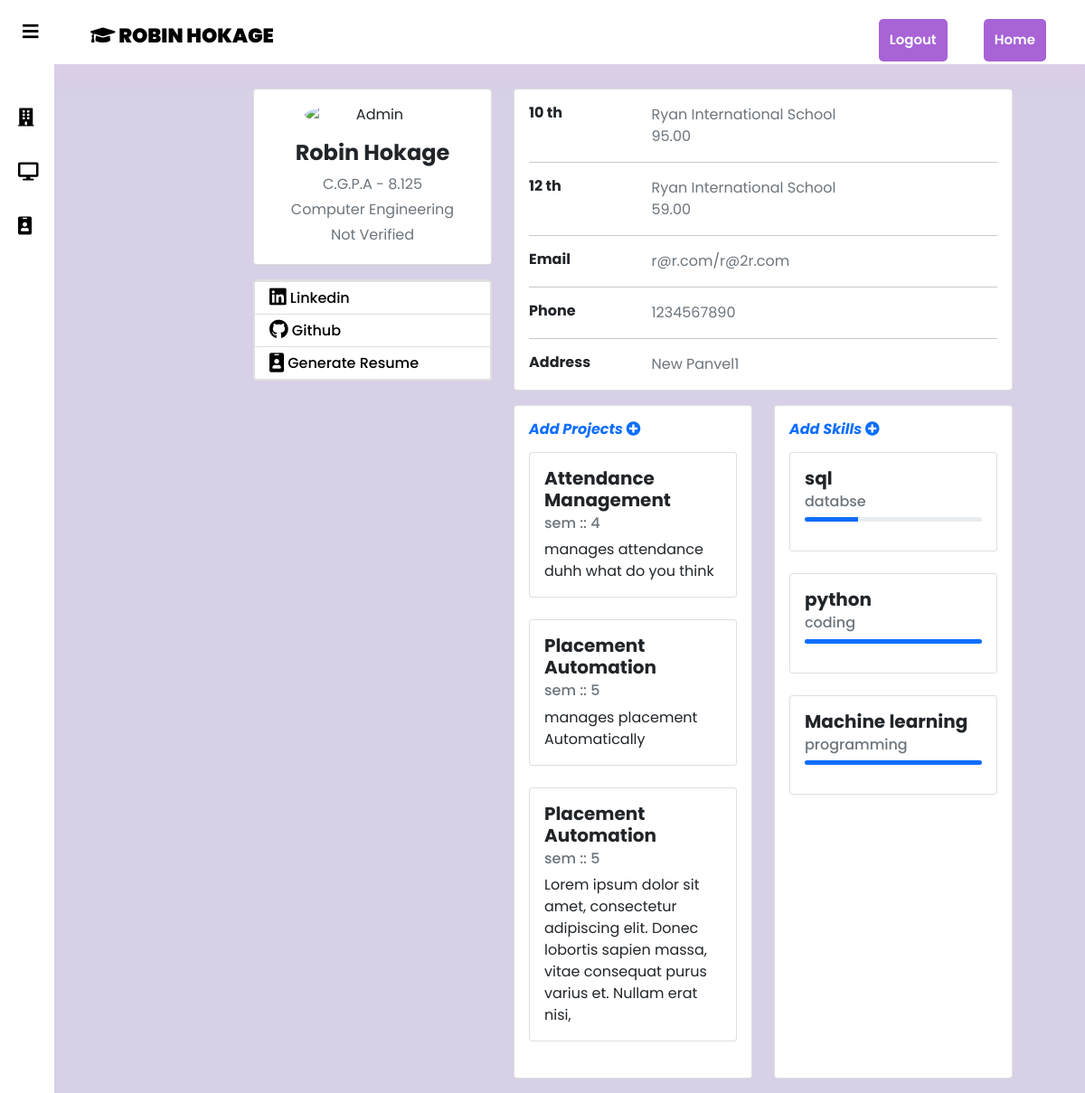
The page /student/profile/1/ (signed in) on the database its author committed.
### account/models.py (models this page shows)
class CustomUser(AbstractBaseUser, PermissionsMixin):
    email = models.EmailField(_('email address'), unique=True)
    first_name=models.CharField(max_length=50)
    last_name=models.CharField(max_length=50)
    user_type=models.CharField(max_length=100,choices=choice_list,default='student')
    is_staff = models.BooleanField(default=False)
    is_active = models.BooleanField(default=True)
    date_joined = models.DateTimeField(default=timezone.now)
    USERNAME_FIELD = 'email'
    REQUIRED_FIELDS = []
    objects = CustomUserManager()
    def __str__(self):
        return self.email

### student/models.py (models this page shows, shortened)
class StudentResume(models.Model):
    user=models.OneToOneField(get_user_model(),null=True,on_delete=models.CASCADE)
    phone_no=models.CharField(max_length=10)
    email2=models.EmailField()
    address=models.TextField()
    addmission_no=models.CharField(max_length=11,default=00000000)
    dob=models.DateField()
    gender=models.CharField(max_length=20,choices=gender_choice_list)
    branch=models.CharField(max_length=300,choices=branch_names)
    college=models.CharField(max_length=200,default="Pillai College Of Engineering")
    ssc=models.DecimalField(max_digits=5,decimal_places=2,default=0.00)
    ssc_college=models.CharField(max_length=200)
    hsc=models.DecimalField(max_digits=5,decimal_places=2,default=0.00)
    hsc_college=models.CharField(max_length=200,default="null")
    diploma=models.DecimalField(max_digits=5,decimal_places=2,default=0.00)
    diploma_college=models.CharField(max_length=200,default="null")
    sem1=models.DecimalField(max_digits=5,decimal_places=2,default=0.00,null=True)
    sem2=models.DecimalField(max_digits=5,decimal_places=2,default=0.00,null=True)
    sem3=models.DecimalField(max_digits=5,decimal_places=2,default=0.00,null=True)
    sem4=models.DecimalField(max_digits=5,decimal_places=2,default=0.00,null=True)
    sem5=models.DecimalField(max_digits=5,decimal_places=2,default=0.00,null=True)
    sem6=models.DecimalField(max_digits=5,decimal_places=2,default=0.00,null=True)
    sem7=models.DecimalField(max_digits=5,decimal_places=2,default=0.00,null=True)
    sem8=models.DecimalField(max_digits=5,decimal_places=2,default=0.00,null=True)
    attendance=models.DecimalField(max_digits=5,decimal_places=2,default=0.00)
    Backlogs=models.IntegerField(default=0.0)
    career_obj=models.TextField()
    linkden_url=models.CharField(max_length=100,null=True)
    github_url=models.CharField(max_length=100,null=True)
    is_verified=models.BooleanField(default=False)
    is_notified=models.BooleanField(default=False)

class ProjectList(models.Model):
    user=models.ForeignKey(get_user_model(),on_delete=models.CASCADE)
    project_title=models.CharField(max_length=200)
    project_description=models.TextField()
    semester=models.CharField(max_length=3, choices=semester_choice,default='3')

class SkillList(models.Model):
    user=models.ForeignKey(get_user_model(),on_delete=models.CASCADE)
    skill_name=models.CharField(max_length=125)
    skill_type=models.CharField(max_length=50)
    skill_level=models.CharField(max_length=25,choices=skill_level_list)

### student/views.py (the view)
# urls.py: path('profile/<int:key>/',Profile_view,name="student-profile"),
def Profile_view(request,key):
    User=get_user_model().objects.get(id=key)
    sd=StudentResume.objects.get(user=User)
    project_list=ProjectList.objects.filter(user=User)
    skill_list=SkillList.objects.filter(user=User)
    cgpa=int(sd.sem1)+int(sd.sem2)+int(sd.sem3)+int(sd.sem4)+int(sd.sem5)+int(sd.sem6)+int(sd.sem7)+int(sd.sem8)
    cgpa=cgpa/8
    context={
        'User':User,
        'project_list':project_list,
        'skill_list':skill_list,
        'cgpa':cgpa,
    }
    return render(request,'student/student_profile.html',context)

### student/templates/student/student_profile.html (shortened to what this page needs)
<!doctype html>
<html lang="en">
  <head>
    <link href="https://cdn.jsdelivr.net/npm/bootstrap@5.0.0-beta3/dist/css/bootstrap.min.css" rel="stylesheet">
    <link rel="stylesheet" href="https://cdnjs.cloudflare.com/ajax/libs/font-awesome/5.15.3/css/all.min.css" />
    {%load static%}
    <link rel="stylesheet" href="{% static 'student/css/student.css'%}">
    <link rel="stylesheet" href="https://cdnjs.cloudflare.com/ajax/libs/font-awesome/5.12.1/css/all.min.css">
    <link rel="stylesheet" href="https://cdn.jsdelivr.net/npm/pixeden-stroke-7-icon@1.2.3/pe-icon-7-stroke/dist/pe-icon-7-stroke.min.css">
  </head>
  <body style="font-family: 'Poppins', sans-serif;">
    <header style="z-index:1">
        <label for="check">
          <i class="fa fa-bars" aria-hidden="true" id="sidebar_btn"></i>
        </label>
        {%if request.user.is_authenticated and request.user.id == User.id%}
        <div class="left_area">
            <h3><span><i class="fa fa-graduation-cap" aria-hidden="true"></i>  {{User.first_name}} {{User.last_name}}</span></h3>
          </div>
        {%else%}
        <div class="left_area">
            <h3><span> 404</span></h3>
          </div>
        {%endif%}
        <div class="right_area">
            <a href="{% url 'back-home' %}" class="logout_btn">Home</a>
          </div>
        <div class="right_area">
          <a href="{% url 'logout' %}" class="logout_btn">Logout</a>
        </div>
    </header>
    {%if request.user.is_authenticated and request.user.id == User.id%}
    <div class="sidebar" style="z-index:1">
        <a href="{% url 'job-list-view' %}"><i class="fa fa-building" aria-hidden="true"></i><span>Jobs</span></a>
        <a id="active-link" href="{% url 'forum-main'%}"><i class="fas fa-desktop"></i><span>Forum</span></a>
        {% if User.studentresume %}
            <a href="{% url 'edit-resume' User.studentresume.id%}"><i class="fa fa-id-badge" aria-hidden="true"></i><span>Resume</span></a>
        {%else%}
            <a href="{% url 'student-resume' %}"><i class="fa fa-id-badge" aria-hidden="true"></i><span>Resume</span></a>
        {%endif%}
        </div>
      {%if User.studentresume %}
        <br><br>
        <div class="container" style="padding: 50px 50px 0px 250px;z-index:7">
        <div class="main-body">
              <div class="row gutters-sm">
                <div class="col-md-4 mb-3">
                  <div class="card">
                    <div class="card-body">
                      <div class="d-flex flex-column align-items-center text-center">
                        <img src="https://bootdey.com/img/Content/avatar/avatar7.png" alt="Admin" class="rounded-circle" width="150">
                        <div class="mt-3">
                          <h4 style="text-transform: capitalize;"><b>{{User.first_name}} {{User.last_name}}</b></h4>
                          <p class="text-secondary mb-1">C.G.P.A - {{cgpa}}</p>
                          <p class="text-secondary mb-1">{{User.studentresume.branch}}</p>
                          {% if User.studentresume.is_verified %}
                          <p class="text-secondary mb-1">Verified</p>
                          {%else%}
                          <p class="text-secondary mb-1"> Not Verified</p>
                          {%endif%}
                        </div>
                      </div>
                    </div>
                  </div>
                  <div class="card mt-3">
                    {% if User.studentresume.linkden_url %}
                      <li class="list-group-item d-flex justify-content-between align-items-center flex-wrap">
                        <h6 class="mb-0"><a href="{{User.studentresume.linkden_url}}"  style="text-decoration: none;color:black" target="_blank"><i class="fab fa-linkedin fa-lg"></i> Linkedin </a></h6>
                      </li>
                    {%endif%}
                    {% if User.studentresume.github_url %}
                      <li class="list-group-item d-flex justify-content-between align-items-center flex-wrap">
                        <h6 class="mb-0"><a href="{{User.studentresume.github_url}}" style="text-decoration: none;color:black" target="_blank"><i class="fab fa-github fa-lg"></i> Github</a></h6>
                      </li>
                    {%endif%}
                    <li class="list-group-item d-flex justify-content-between align-items-center flex-wrap">
                      <h6 class="mb-0"><a href="{% url 'show-resume' User.studentresume.id %}" style="text-decoration: none;color:black;"><i class="fa fa-id-badge fa-lg"></i> Generate Resume</a></h6>
                    </li>
                  </div>
                </div>
                <div class="col-md-8">
                  <div class="card mb-3">
                    <div class="card-body">
                      <div class="row">
                        <div class="col-sm-3">
                          <h6 class="mb-0"><b>10 th</b></h6>
                        </div>
                        <div class="col-sm-9 text-secondary">
                          {{User.studentresume.ssc_college}}<br> {{User.studentresume.ssc}}
                        </div>
                      </div>
                      <hr>
                      {% if User.studentresume.hsc != 0.00 %}
                      <div class="row">
                        <div class="col-sm-3">
                          <h6 class="mb-0"><b>12 th</b></h6>
                        </div>
                        <div class="col-sm-9 text-secondary">
                          {{User.studentresume.hsc_college}}<br> {{User.studentresume.hsc}}
                        </div>
                      </div>
                      <hr>
                      {%endif%}
                      <div class="row">
                        <div class="col-sm-3">
                          <h6 class="mb-0"><b>Email</b></h6>
                        </div>
                        <div class="col-sm-9 text-secondary">
                          {{User}}/{{User.studentresume.email2}}
                        </div>
                      </div>
                      <hr>
                      <div class="row">
                        <div class="col-sm-3">
                          <h6 class="mb-0"><b>Phone</b></h6>
                        </div>
                        <div class="col-sm-9 text-secondary">
                          {{User.studentresume.phone_no}}
                        </div>
                      </div>
                      <hr>
                      <div class="row">
                        <div class="col-sm-3">
                          <h6 class="mb-0"><b>Address</b></h6>
                        </div>
                        <div class="col-sm-9 text-secondary">
                          {{User.studentresume.address}}
                        </div>
                      </div>
                    </div>
                  </div>
                  <div class="row gutters-sm">
                    <div class="col-sm-6 mb-3">
                      <div class="card h-100">
                        <div class="card-body">
                          <h6 class="d-flex align-items-center mb-3"><i class="material-icons text-info mr-2"><a style="text-decoration: none;" href="{% url 'add-project'%}"><b>Add Projects  <i class="fas fa-plus-circle"></i></b></a></i></h6>
                            {%for project in project_list%}
                          <div class="card" style="width: 24 rem;">
                            <div class="card-body">
                              <h5 class="card-title"><b>{{project.project_title}}</b></h5>
                              <h6 class="card-subtitle mb-2 text-muted">sem :: {{project.semester}}</h6>
                              <p class="card-text">{{project.project_description}}</p>
                            </div>
                          </div>
                          <br>
                          {%endfor%}
                        </div>
                      </div>
                    </div>
                    <div class="col-sm-6 mb-3">
                      <div class="card h-100">
                        <div class="card-body">
                          <h6 class="d-flex align-items-center mb-3"><i class="material-icons text-info mr-2"><a style="text-decoration: none;" href="{% url 'add-skills'%}"><b>Add Skills  <i class="fas fa-plus-circle"></i></b></a></i></h6>
                          {%for skill in skill_list%}
                          <div class="card" style="width: 22 rem;">
                            <div class="card-body">
                              <h5 class="card-title"><b>{{skill.skill_name}}</b></h5>
                              <h6 class="card-subtitle mb-2 text-muted">{{skill.skill_type}}</h6>
                                <div class="progress mb-3" style="height: 5px">
                                {%if skill.skill_level == "Basic" %}
                                  <div class="progress-bar bg-primary" role="progressbar" style="width: 30%" aria-valuenow="30" aria-valuemin="0" aria-valuemax="100"></div>
                                {%elif skill.skill_level == "InterMediate" %}
                                <div class="progress-bar bg-primary" role="progressbar" style="width: 60%" aria-valuenow="60" aria-valuemin="0" aria-valuemax="100"></div>
                                {%else%}
                                <div class="progress-bar bg-primary" role="progressbar" style="width: 100%" aria-valuenow="100" aria-valuemin="0" aria-valuemax="100"></div>
                                {%endif%}
                                </div>
                            </div>
                          </div>
                          <br>
                          {%endfor%}
                        </div>
                      </div>
                    </div>
                  </div>
                </div>
              </div>
            </div>
        </div>
      {%else%}
        <div style="padding: 100px; font-size:larger;" >
        <h2>Profile Not Available</h2>
        <p>Resume Not Created</p>
        </div>
      {%endif%}
    {%else%}
    <div style="padding: 100px; font-size:larger;" >
        <h2>This Page Isnt Available</h2>
        <p>The requested URL was not found on the server. If you entered the URL manually please check your spelling and try again.</p>
      </div>
    {%endif%}
  </body>
</html>

### static/student/css/student.css (style rules this page uses)
body { margin: 0; padding: 0; font-family: 'Poppins', sans-serif; background: #d7d0e6; }
header { position: fixed; background: #fff; padding: 3px; width: 100%; box-shadow: 1px 1px 20px 10px #ddcce7; }
.left_area h3 { position: fixed; color: rgb(58, 54, 54); margin: 0; text-transform: uppercase; font-size: 22px; font-weight: 900; left : 100px; }
.left_area span { color: #000; }
.logout_btn { padding: 12px; background: #a863d6; text-decoration: none; float: right; float: top; margin-top: -6px; margin-right: 40px; border-radius: 5px; font-size: 15px; font-weight: 600; color: #fff; transition: 0.5s; transition-property: background; }
.sidebar { background: #fff; margin-top: 70px; padding-top: 30px; position: fixed; left: 0; width: 250px; height: 100%; transition: 0.5s; transition-property: left; }
.sidebar a { color: #000; display: block; width: 100%; line-height: 60px; text-decoration: none; padding-left: 40px; box-sizing: border-box; transition: 0.5s; transition-property: background; }
.sidebar i { padding-right: 10px; }
label #sidebar_btn { z-index: 1; color: #000; position: fixed; cursor: pointer; left: 20px; font-size: 20px; margin: 5px ; transition: 0.8s; transition-property: color; }
#check:checked ~ .sidebar { left: -190px; }
#check:checked ~ .sidebar a { font-size: 20px; margin-left: 170px; width: 80px; }

### rows shown on the page
CustomUser: first_name "ROBIN", last_name "HOKAGE", first_name "Robin", last_name "Hokage", studentresume.branch "Computer Engineering", studentresume.ssc_college "Ryan International School", studentresume.ssc "95.00", studentresume.hsc_college "Ryan International School", studentresume.hsc "59.00", email "r@r.com", studentresume.email2 "r@2r.com", studentresume.phone_no "1234567890", studentresume.address "New Panvel1"
ProjectList: project_title "Attendance Management", semester "4", project_description "manages attendance duhh what do you think"
ProjectList: project_title "Placement Automation", semester "5", project_description "manages placement Automatically"
ProjectList: project_title "Placement Automation", semester "5", project_description "Lorem ipsum dolor sit amet, consectetur adipiscing elit. Donec lobortis sapien massa, vitae consequat purus varius et. Nullam erat nisi,"
SkillList: skill_name "sql", skill_type "databse"
SkillList: skill_name "python", skill_type "coding"
SkillList: skill_name "Machine learning", skill_type "programming"

### other values the page prints
{{ cgpa }} "8.125"
